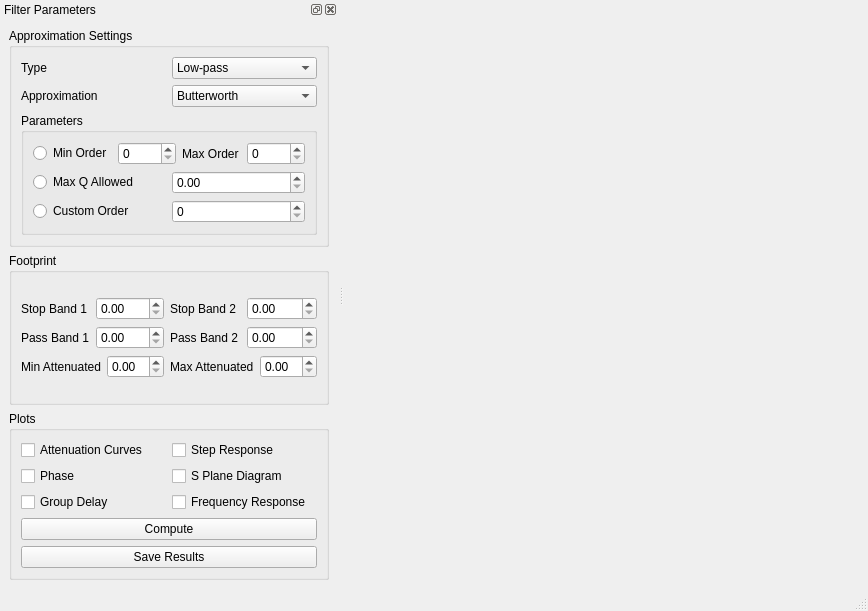
<?xml version="1.0" encoding="UTF-8"?>
<ui version="4.0">
 <class>MainWindow</class>
 <widget class="QMainWindow" name="MainWindow">
  <property name="geometry">
   <rect>
    <x>0</x>
    <y>0</y>
    <width>868</width>
    <height>611</height>
   </rect>
  </property>
  <property name="windowTitle">
   <string>MainWindow</string>
  </property>
  <widget class="QWidget" name="centralwidget">
   <layout class="QGridLayout" name="gridLayout_12">
    <item row="0" column="0">
     <layout class="QVBoxLayout" name="plotsLayout">
      <item>
       <widget class="MplWidget" name="MplWidget" native="true">
        <property name="sizePolicy">
         <sizepolicy hsizetype="Preferred" vsizetype="Preferred">
          <horstretch>0</horstretch>
          <verstretch>0</verstretch>
         </sizepolicy>
        </property>
        <property name="minimumSize">
         <size>
          <width>0</width>
          <height>0</height>
         </size>
        </property>
        <property name="baseSize">
         <size>
          <width>100</width>
          <height>140</height>
         </size>
        </property>
       </widget>
      </item>
     </layout>
    </item>
   </layout>
  </widget>
  <widget class="QMenuBar" name="menubar">
   <property name="geometry">
    <rect>
     <x>0</x>
     <y>0</y>
     <width>868</width>
     <height>21</height>
    </rect>
   </property>
  </widget>
  <widget class="QStatusBar" name="statusbar"/>
  <widget class="QDockWidget" name="dockWidget">
   <property name="windowTitle">
    <string>Filter Parameters</string>
   </property>
   <attribute name="dockWidgetArea">
    <number>1</number>
   </attribute>
   <widget class="QWidget" name="dockWidgetContents">
    <layout class="QGridLayout" name="gridLayout_5">
     <item row="0" column="0">
      <layout class="QVBoxLayout" name="verticalLayout">
       <item>
        <widget class="QGroupBox" name="groupBox_2">
         <property name="title">
          <string>Approximation Settings</string>
         </property>
         <layout class="QGridLayout" name="gridLayout">
          <item row="2" column="0">
           <widget class="QGroupBox" name="groupBox_3">
            <property name="title">
             <string>Parameters</string>
            </property>
            <layout class="QGridLayout" name="gridLayout_8">
             <item row="0" column="0">
              <layout class="QHBoxLayout" name="horizontalLayout_17">
               <item>
                <widget class="QRadioButton" name="minMaxRadioButton">
                 <property name="text">
                  <string>Min Order</string>
                 </property>
                </widget>
               </item>
               <item>
                <widget class="QSpinBox" name="minOrderSpinBox"/>
               </item>
               <item>
                <widget class="QLabel" name="label_14">
                 <property name="text">
                  <string>Max Order</string>
                 </property>
                </widget>
               </item>
               <item>
                <widget class="QSpinBox" name="maxOrderSpinBox"/>
               </item>
              </layout>
             </item>
             <item row="1" column="0">
              <layout class="QHBoxLayout" name="horizontalLayout_15">
               <item>
                <widget class="QRadioButton" name="maxQRadioButton">
                 <property name="text">
                  <string>Max Q Allowed</string>
                 </property>
                </widget>
               </item>
               <item>
                <widget class="QDoubleSpinBox" name="maxQdoubleSpinBox"/>
               </item>
              </layout>
             </item>
             <item row="2" column="0">
              <layout class="QHBoxLayout" name="horizontalLayout_18">
               <item>
                <widget class="QRadioButton" name="customOrderRadioButton">
                 <property name="text">
                  <string>Custom Order</string>
                 </property>
                </widget>
               </item>
               <item>
                <widget class="QSpinBox" name="customOrderSpinBox"/>
               </item>
              </layout>
             </item>
            </layout>
           </widget>
          </item>
          <item row="0" column="0">
           <layout class="QHBoxLayout" name="horizontalLayout_14">
            <item>
             <widget class="QLabel" name="label_13">
              <property name="text">
               <string>Type</string>
              </property>
             </widget>
            </item>
            <item>
             <widget class="QComboBox" name="filterTypeComboBox">
              <item>
               <property name="text">
                <string>Low-pass</string>
               </property>
              </item>
              <item>
               <property name="text">
                <string>High-pass</string>
               </property>
              </item>
              <item>
               <property name="text">
                <string>Band-pass</string>
               </property>
              </item>
              <item>
               <property name="text">
                <string>Band-reject</string>
               </property>
              </item>
              <item>
               <property name="text">
                <string>All-pass</string>
               </property>
              </item>
             </widget>
            </item>
           </layout>
          </item>
          <item row="1" column="0">
           <layout class="QHBoxLayout" name="horizontalLayout_16">
            <item>
             <widget class="QLabel" name="label_15">
              <property name="text">
               <string>Approximation</string>
              </property>
             </widget>
            </item>
            <item>
             <widget class="QComboBox" name="approximationComboBox">
              <item>
               <property name="text">
                <string>Butterworth</string>
               </property>
              </item>
              <item>
               <property name="text">
                <string>Bessel</string>
               </property>
              </item>
              <item>
               <property name="text">
                <string>Chebyshev Type I</string>
               </property>
              </item>
              <item>
               <property name="text">
                <string>Chebyshev Type II</string>
               </property>
              </item>
              <item>
               <property name="text">
                <string>Legendre</string>
               </property>
              </item>
              <item>
               <property name="text">
                <string>Gauss</string>
               </property>
              </item>
              <item>
               <property name="text">
                <string>Cauer elliptic</string>
               </property>
              </item>
             </widget>
            </item>
           </layout>
          </item>
         </layout>
        </widget>
       </item>
       <item>
        <widget class="QGroupBox" name="groupBox">
         <property name="title">
          <string>Footprint</string>
         </property>
         <layout class="QGridLayout" name="gridLayout_7">
          <item row="1" column="1">
           <layout class="QGridLayout" name="gridLayout_11">
            <item row="0" column="0">
             <layout class="QHBoxLayout" name="horizontalLayout_6">
              <item>
               <widget class="QLabel" name="label_5">
                <property name="text">
                 <string>Stop Band 1</string>
                </property>
               </widget>
              </item>
              <item>
               <widget class="QDoubleSpinBox" name="stopBand1DoubleSpinBox"/>
              </item>
             </layout>
            </item>
            <item row="0" column="1">
             <layout class="QHBoxLayout" name="horizontalLayout_5">
              <item>
               <widget class="QLabel" name="label_4">
                <property name="text">
                 <string>Stop Band 2</string>
                </property>
               </widget>
              </item>
              <item>
               <widget class="QDoubleSpinBox" name="stopBand2DoubleSpinBox"/>
              </item>
             </layout>
            </item>
            <item row="1" column="0">
             <layout class="QHBoxLayout" name="horizontalLayout_3">
              <item>
               <widget class="QLabel" name="label_2">
                <property name="text">
                 <string>Pass Band 1</string>
                </property>
               </widget>
              </item>
              <item>
               <widget class="QDoubleSpinBox" name="passBand1DoubleSpinBox"/>
              </item>
             </layout>
            </item>
            <item row="1" column="1">
             <layout class="QHBoxLayout" name="horizontalLayout_7">
              <item>
               <widget class="QLabel" name="label_6">
                <property name="text">
                 <string>Pass Band 2</string>
                </property>
               </widget>
              </item>
              <item>
               <widget class="QDoubleSpinBox" name="passBand2DoubleSpinBox"/>
              </item>
             </layout>
            </item>
            <item row="2" column="0">
             <layout class="QHBoxLayout" name="horizontalLayout_2">
              <item>
               <widget class="QLabel" name="label">
                <property name="text">
                 <string>Min Attenuated</string>
                </property>
               </widget>
              </item>
              <item>
               <widget class="QDoubleSpinBox" name="minAttnDoubleSpinBox"/>
              </item>
             </layout>
            </item>
            <item row="2" column="1">
             <layout class="QHBoxLayout" name="horizontalLayout_4">
              <item>
               <widget class="QLabel" name="label_3">
                <property name="text">
                 <string>Max Attenuated</string>
                </property>
               </widget>
              </item>
              <item>
               <widget class="QDoubleSpinBox" name="maxAttnDoubleSpinBox"/>
              </item>
             </layout>
            </item>
           </layout>
          </item>
         </layout>
        </widget>
       </item>
       <item>
        <widget class="QGroupBox" name="groupBox_4">
         <property name="title">
          <string>Plots</string>
         </property>
         <layout class="QGridLayout" name="gridLayout_10">
          <item row="0" column="0">
           <layout class="QGridLayout" name="gridLayout_9">
            <item row="0" column="0">
             <widget class="QCheckBox" name="attenuationCurvesCheckBox">
              <property name="text">
               <string>Attenuation Curves</string>
              </property>
             </widget>
            </item>
            <item row="0" column="1">
             <widget class="QCheckBox" name="stepResponseCheckBox">
              <property name="text">
               <string>Step Response</string>
              </property>
             </widget>
            </item>
            <item row="1" column="0">
             <widget class="QCheckBox" name="phaseCheckBox">
              <property name="text">
               <string>Phase</string>
              </property>
             </widget>
            </item>
            <item row="1" column="1">
             <widget class="QCheckBox" name="sPlaneCheckBox">
              <property name="text">
               <string>S Plane Diagram</string>
              </property>
             </widget>
            </item>
            <item row="2" column="0">
             <widget class="QCheckBox" name="groupDelayCheckBox">
              <property name="text">
               <string>Group Delay</string>
              </property>
             </widget>
            </item>
            <item row="2" column="1">
             <widget class="QCheckBox" name="freqResponseCheckBox">
              <property name="text">
               <string>Frequency Response</string>
              </property>
             </widget>
            </item>
           </layout>
          </item>
          <item row="1" column="0">
           <widget class="QPushButton" name="computePushButton">
            <property name="text">
             <string>Compute</string>
            </property>
           </widget>
          </item>
          <item row="2" column="0">
           <widget class="QPushButton" name="saveResultsPushButton">
            <property name="text">
             <string>Save Results</string>
            </property>
           </widget>
          </item>
         </layout>
        </widget>
       </item>
      </layout>
     </item>
    </layout>
   </widget>
  </widget>
 </widget>
 <customwidgets>
  <customwidget>
   <class>MplWidget</class>
   <extends>QWidget</extends>
   <header>mplwidget.h</header>
   <container>1</container>
  </customwidget>
 </customwidgets>
 <resources/>
 <connections/>
</ui>
